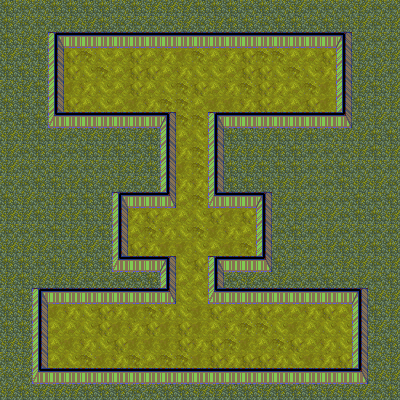

This is a level from a 2D game, rendered from its Tiled map with the project's own tilesets. A one-line summary and the complete map file follow:
An orthogonal 25x25 tile map with 16x16 px tiles, 1 tile layer (Tile Layer 1) and 8 objects (8x SpawnPoint).

<map version="1.0" orientation="orthogonal" renderorder="right-down" width="25" height="25" tilewidth="16" tileheight="16" nextobjectid="9">
 <properties>
  <property name="NumWaves" value="15" />
  <property name="Wave1" value="c2MzOkN8c2MzOkd8c2MzOkR8c2M0OkI=" />
  <property name="Wave10" value="c2M1OkF8c2M1OkJ8c2M1Okd8c2MwOkV8c2MwOkY=" />
  <property name="Wave11" value="c2M2Okc=" />
  <property name="Wave12" value="c2M1OkF8c2M1OkJ8c2M1OkN8c2M1OkR8c2MxOkF8c2MxOkJ8c2MwOkV8c2MwOkY=" />
  <property name="Wave13" value="c2M3Okc=" />
  <property name="Wave14" value="c2M2Okd8c2M1OkV8c2M1OkZ8c2M1OkF8c2M1OkI=" />
  <property name="Wave15" value="c2M4Okd8c2M2OkF8c2M2OkZ8c2M1OkN8c2M1OkQ=" />
  <property name="Wave2" value="c2M0Okd8c2M0OkF8c2M0OkI=" />
  <property name="Wave3" value="c2M5OkF8c2M5OkJ8c2M0OkN8c2MzOkV8c2MzOkY=" />
  <property name="Wave4" value="c2M5OkF8c2M5OkJ8c2M5OkN8c2M5OkR8c2M5Okc=" />
  <property name="Wave5" value="c2MwOkV8c2MwOkZ8c2M5Okd8c2M5OkE=" />
  <property name="Wave6" value="c2MyOkd8c2MzOkV8c2MzOkZ8c2MzOkN8c2MzOkR8c2MzOkF8c2MzOkI=" />
  <property name="Wave7" value="c2MxOkF8c2MxOkJ8c2MxOkd8c2M0OkN8c2M0OkY=" />
  <property name="Wave8" value="c2MyOkV8c2MyOkZ8c2MyOkF8c2MyOkI=" />
  <property name="Wave9" value="c2M1OkF8c2M1OkY=" />
 </properties>
 <tileset firstgid="1" name="tileset" tilewidth="16" tileheight="16" tilecount="4096" columns="64">
  <image source="../Tilesets/Sprites00.png" trans="ffffff" width="1024" height="1024" />
  <tile id="1952">
   <properties>
    <property name="SKACollisionType" value="SKACollisionTypeRect" />
   </properties>
  </tile>
  <tile id="1953">
   <properties>
    <property name="SKACollisionType" value="SKACollisionTypeRect" />
   </properties>
  </tile>
  <tile id="1954">
   <properties>
    <property name="SKACollisionType" value="SKACollisionTypeRect" />
   </properties>
  </tile>
  <tile id="2016">
   <properties>
    <property name="SKACollisionType" value="SKACollisionTypeRect" />
   </properties>
  </tile>
  <tile id="2080">
   <properties>
    <property name="SKACollisionType" value="SKACollisionTypeRect" />
   </properties>
  </tile>
  <tile id="2082">
   <properties>
    <property name="SKACollisionType" value="SKACollisionTypeRect" />
   </properties>
  </tile>
 </tileset>
 <layer name="Tile Layer 1" width="25" height="25">
  <data encoding="csv">
1909,1908,1908,1909,1909,1909,1909,1908,1909,1910,1910,1910,1909,1909,1909,1908,1909,1908,1910,1908,1908,1908,1910,1908,1908,
1909,1908,1908,1908,1910,1910,1909,1908,1908,1908,1908,1910,1908,1910,1909,1909,1908,1909,1909,1908,1909,1909,1910,1908,1910,
1909,1910,1910,1953,1954,1954,1954,1954,1954,1954,1954,1954,1954,1954,1954,1954,1954,1954,1954,1954,1954,1955,1908,1908,1908,
1910,1908,1909,2017,1898,1895,1896,1900,1898,1900,1897,1899,1895,1900,1897,1898,1895,1895,1900,1900,1898,2017,1910,1908,1910,
1909,1909,1910,2017,1898,1896,1895,1900,1898,1898,1900,1897,1896,1896,1900,1898,1898,1896,1895,1896,1897,2017,1910,1910,1908,
1908,1910,1909,2017,1899,1897,1896,1900,1898,1900,1896,1895,1898,1900,1897,1895,1898,1897,1900,1895,1899,2017,1910,1909,1910,
1909,1909,1908,2017,1898,1900,1896,1900,1899,1897,1895,1895,1900,1899,1899,1897,1898,1900,1900,1898,1899,2017,1909,1908,1910,
1908,1909,1909,2081,1954,1954,1954,1954,1954,1954,1955,1895,1895,1953,1954,1954,1954,1954,1954,1954,1954,2083,1908,1910,1908,
1910,1910,1909,1910,1908,1910,1910,1909,1910,1909,2017,1900,1896,2017,1909,1909,1910,1909,1910,1909,1908,1910,1910,1909,1909,
1910,1908,1909,1908,1908,1909,1910,1909,1908,1909,2017,1897,1895,2017,1910,1910,1910,1909,1909,1908,1908,1908,1910,1909,1910,
1910,1908,1908,1910,1908,1908,1908,1910,1910,1909,2017,1899,1895,2017,1909,1910,1909,1909,1909,1908,1908,1909,1908,1908,1908,
1908,1908,1909,1909,1910,1909,1908,1910,1908,1908,2017,1897,1897,2017,1909,1909,1909,1910,1910,1908,1908,1909,1910,1910,1908,
1909,1910,1908,1910,1909,1909,1909,1953,1954,1954,2083,1900,1895,2081,1954,1954,1955,1910,1908,1908,1908,1908,1909,1908,1909,
1910,1910,1909,1910,1910,1909,1910,2017,1897,1898,1900,1900,1896,1898,1899,1898,2017,1908,1910,1908,1910,1908,1909,1909,1910,
1908,1908,1908,1909,1910,1910,1909,2017,1900,1895,1897,1896,1895,1899,1897,1900,2017,1908,1909,1908,1910,1908,1908,1908,1908,
1910,1910,1910,1908,1908,1910,1908,2017,1898,1897,1899,1899,1896,1900,1899,1895,2017,1908,1908,1908,1910,1909,1910,1909,1909,
1909,1909,1908,1909,1910,1909,1909,2081,1954,1954,1955,1896,1898,1953,1954,1954,2083,1909,1908,1908,1908,1910,1910,1908,1910,
1910,1909,1910,1910,1910,1908,1908,1908,1908,1909,2017,1900,1900,2017,1908,1910,1908,1910,1908,1908,1909,1908,1910,1908,1909,
1908,1909,1953,1954,1954,1954,1954,1954,1954,1954,2083,1896,1896,2081,1954,1954,1954,1954,1954,1954,1954,1954,1955,1910,1910,
1909,1910,2017,1899,1897,1896,1898,1897,1899,1895,1897,1896,1899,1898,1900,1897,1898,1900,1900,1897,1898,1900,2017,1909,1910,
1909,1909,2017,1900,1900,1896,1898,1899,1897,1898,1899,1898,1899,1900,1897,1895,1895,1896,1899,1900,1896,1896,2017,1910,1908,
1910,1910,2017,1900,1899,1897,1896,1898,1899,1899,1899,1898,1897,1898,1895,1899,1900,1895,1898,1900,1897,1896,2017,1908,1909,
1908,1910,2017,1900,1896,1895,1899,1897,1895,1900,1895,1895,1899,1898,1897,1898,1898,1897,1896,1899,1897,1898,2017,1908,1910,
1908,1908,2081,1954,1954,1954,1954,1954,1954,1954,1954,1954,1954,1954,1954,1954,1954,1954,1954,1954,1954,1954,2083,1910,1910,
1910,1909,1910,1910,1910,1909,1909,1909,1908,1908,1909,1909,1910,1910,1909,1909,1910,1909,1909,1909,1910,1910,1910,1908,1909
</data>
 </layer>
 <objectgroup name="Object Layer 1">
  <object id="1" name="A" type="SpawnPoint" x="79.6364" y="73.6364" width="3.81818" height="2.90909" />
  <object id="2" name="C" type="SpawnPoint" x="140.091" y="231.636" width="3.81818" height="2.90909" />
  <object id="3" name="B" type="SpawnPoint" x="294.818" y="76.7273" width="3.81818" height="2.90909" />
  <object id="4" name="D" type="SpawnPoint" x="235.364" y="230.909" width="3.81818" height="2.90909" />
  <object id="5" name="E" type="SpawnPoint" x="62.7273" y="336.364" width="4.18182" height="3.81818" />
  <object id="6" name="F" type="SpawnPoint" x="319.636" y="333.636" width="4.36364" height="4.54545" />
  <object id="7" name="G" type="SpawnPoint" x="187.273" y="227.636" width="5.45455" height="4.54545" />
  <object id="8" name="StartLoc" type="SpawnPoint" x="188.727" y="335.455" width="5.27273" height="4.54545" />
 </objectgroup>
</map>
